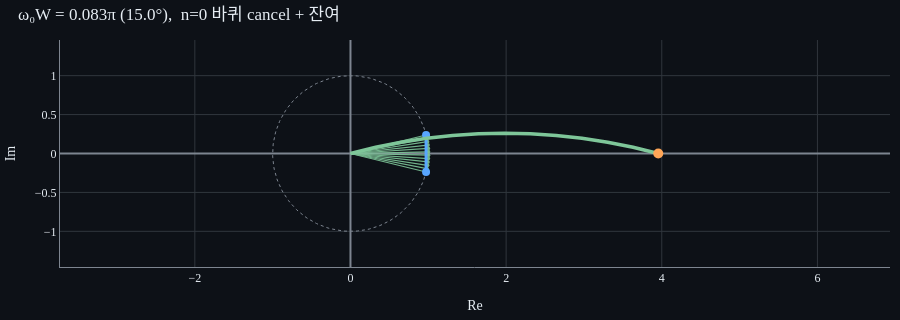
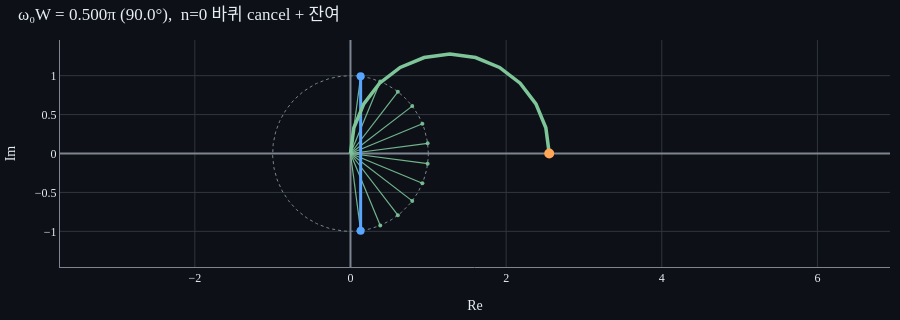
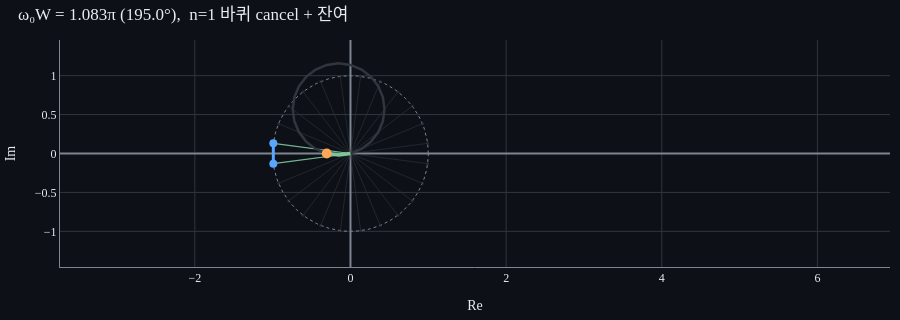
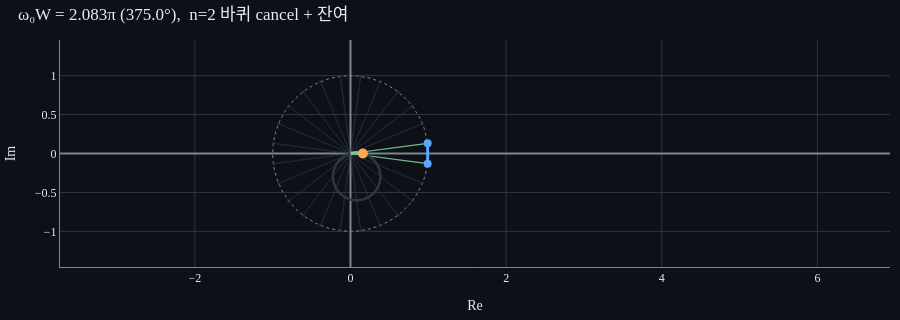

Notebook cell for these charts, in order:
### Markdown cell above
## [2] 복소평면 단면 — ω를 키우면 무엇이 바뀌나

`x(t)·e^(-jωt)`을 복소평면(Re, Im)에 그리면 호 위 점들이 된다. rect의 경우 |t|<W에서만 살아있으니, 살아있는 t 구간 [-W, +W]에서 단위벡터 `e^(-jωt_k)`들을 균등 시간 분할로 점 찍는다. 그 점들의 *벡터 합*이 X(jω) — 머리잇기로 누적한 trail 끝점.

ω가 커지면:
- 첫 점($e^{j\omega W}$)부터 끝 점($e^{-j\omega W}$)까지 **각도 차이 = 2ωW**가 커짐
- 2ωW가 2π를 넘기면 호가 한 바퀴를 넘어 다시 *되돌아오는* 구간이 생김. 그 되돌아오는 부분은 **이전 구간과 cancel**돼 결과에 기여 안 함. 잔여(못 채운 마지막) 호의 *양 끝 변위*만 X(jω)에 남음
- 균등 시간 Δt가 ω·Δt 만큼 회전하니 점들 사이 **간격이 듬성**해짐 (밀도 감소)

ω₀W = π/12, π/2, 13π/12, 25π/12 — 한 바퀴 0개, 0개, 1개, 2개를 cancel하는 케이스 비교.

### Code cell
ns_phase2 = [0, 0, 1, 2]   # 추가로 ω₀W 값 직접 명시
omega_W_vals = [(0, np.pi/12), (0, np.pi/2), (1, 13*np.pi/12), (2, 25*np.pi/12)]
ARROWS_PER_PERIOD = 24
X_MIN_P2, X_MAX_P2, Y_LIM_P2 = -1.3, 4.5, 1.3

for n, theta in omega_W_vals:
    omega = theta / W
    # 한 주기당 ARROWS_PER_PERIOD개; n주기 + 잔여
    n_total = max(ARROWS_PER_PERIOD * n + ARROWS_PER_PERIOD // 12, 12)
    dt = 2 * W / n_total
    t_k = -W + np.arange(n_total) * dt + dt / 2
    unit_vecs = np.exp(-1j * omega * t_k)

    # 한 주기 cancel되는 부분의 단위벡터 수
    if omega > 1e-9:
        one_period_arrows = 2 * np.pi / (omega * dt)
        boundary = int(round(n * one_period_arrows))
    else:
        boundary = 0

    label = (f'ω₀W = {theta/np.pi:.3f}π ({np.degrees(theta):.1f}°),  '
             f'n={n} 바퀴 cancel + 잔여')
    panel = PartitionedAccumulationPlot()
    panel.show_partition(unit_vecs, dt, boundary=boundary, label=label,
                         x_range=(X_MIN_P2, X_MAX_P2),
                         y_range=(-Y_LIM_P2, Y_LIM_P2))
    panel.figure.show()

### Figure 1 — Plotly figure (JSON) as saved in the notebook; plotly's stock layout.template omitted (floating-point values rounded to 4 significant figures; data arrays with more than 128 entries replaced by an {"elided": "..."} marker saying what was removed)
{"data": [{"hoverinfo": "skip", "line": {"color": "#7d8590", "dash": "dot", "width": 1}, "mode": "lines", "showlegend": false, "type": "scatter", "x": {"elided": "200 float values"}, "y": {"elided": "200 float values"}}, {"hoverinfo": "skip", "line": {"color": "#7ec699", "width": 1.2}, "mode": "lines", "opacity": 0.9, "showlegend": false, "type": "scatter", "x": [0.0, 0.9713, NaN, 0.0, 0.9808, NaN, 0.0, 0.9884, NaN, 0.0, 0.9941, NaN, 0.0, 0.9979, NaN, 0.0, 0.9998, NaN, 0.0, 0.9998, NaN, 0.0, 0.9979, NaN, 0.0, 0.9941, NaN, 0.0, 0.9884, NaN, 0.0, 0.9808, NaN, 0.0, 0.9713, NaN], "y": [0.0, 0.2377, NaN, 0.0, 0.1951, NaN, 0.0, 0.1521, NaN, 0.0, 0.1089, NaN, 0.0, 0.0654, NaN, 0.0, 0.02181, NaN, 0.0, -0.02181, NaN, 0.0, -0.0654, NaN, 0.0, -0.1089, NaN, 0.0, -0.1521, NaN, 0.0, -0.1951, NaN, 0.0, -0.2377, NaN]}, {"hoverinfo": "skip", "marker": {"color": "#7ec699", "size": 4}, "mode": "markers", "opacity": 0.9, "showlegend": false, "type": "scatter", "x": [0.9713, 0.9808, 0.9884, 0.9941, 0.9979, 0.9998, 0.9998, 0.9979, 0.9941, 0.9884, 0.9808, 0.9713], "y": [0.2377, 0.1951, 0.1521, 0.1089, 0.0654, 0.02181, -0.02181, -0.0654, -0.1089, -0.1521, -0.1951, -0.2377]}, {"hoverinfo": "skip", "line": {"color": "#58a6ff", "width": 3}, "marker": {"color": "#58a6ff", "size": 8}, "mode": "lines+markers", "showlegend": false, "type": "scatter", "x": [0.9713, 0.9713], "y": [0.2377, -0.2377]}, {"hoverinfo": "skip", "line": {"color": "#7ec699", "width": 3.5}, "mode": "lines", "showlegend": false, "type": "scatter", "x": [0.0, 0.3238, 0.6507, 0.9802, 1.312, 1.644, 1.977, 2.311, 2.643, 2.975, 3.304, 3.631, 3.955], "y": [0.0, 0.07923, 0.1443, 0.195, 0.2313, 0.2531, 0.2603, 0.2531, 0.2313, 0.195, 0.1443, 0.07923, 8.327e-17]}, {"hoverinfo": "skip", "marker": {"color": "#ffa657", "size": 10, "symbol": "circle"}, "mode": "markers", "showlegend": false, "type": "scatter", "x": [3.955], "y": [8.327e-17]}], "layout": {"font": {"color": "#e6edf3", "family": "serif", "size": 12}, "height": 320, "margin": {"b": 10, "l": 10, "r": 10, "t": 40}, "paper_bgcolor": "#0d1117", "plot_bgcolor": "#0d1117", "showlegend": false, "title": {"font": {"color": "#e6edf3"}, "text": "ω₀W = 0.083π (15.0°),  n=0 바퀴 cancel + 잔여", "x": 0.02, "xanchor": "left"}, "xaxis": {"color": "#e6edf3", "gridcolor": "#30363d", "linecolor": "#7d8590", "range": [-1.3, 4.5], "scaleanchor": "y", "scaleratio": 1, "showgrid": true, "title": {"text": "Re"}, "zeroline": true, "zerolinecolor": "#7d8590"}, "yaxis": {"color": "#e6edf3", "gridcolor": "#30363d", "linecolor": "#7d8590", "range": [-1.3, 1.3], "showgrid": true, "title": {"text": "Im"}, "zeroline": true, "zerolinecolor": "#7d8590"}}}

### Figure 2 — Plotly figure (JSON) as saved in the notebook; plotly's stock layout.template omitted (floating-point values rounded to 4 significant figures; data arrays with more than 128 entries replaced by an {"elided": "..."} marker saying what was removed)
{"data": [{"hoverinfo": "skip", "line": {"color": "#7d8590", "dash": "dot", "width": 1}, "mode": "lines", "showlegend": false, "type": "scatter", "x": {"elided": "200 float values"}, "y": {"elided": "200 float values"}}, {"hoverinfo": "skip", "line": {"color": "#7ec699", "width": 1.2}, "mode": "lines", "opacity": 0.9, "showlegend": false, "type": "scatter", "x": [0.0, 0.1305, NaN, 0.0, 0.3827, NaN, 0.0, 0.6088, NaN, 0.0, 0.7934, NaN, 0.0, 0.9239, NaN, 0.0, 0.9914, NaN, 0.0, 0.9914, NaN, 0.0, 0.9239, NaN, 0.0, 0.7934, NaN, 0.0, 0.6088, NaN, 0.0, 0.3827, NaN, 0.0, 0.1305, NaN], "y": [0.0, 0.9914, NaN, 0.0, 0.9239, NaN, 0.0, 0.7934, NaN, 0.0, 0.6088, NaN, 0.0, 0.3827, NaN, 0.0, 0.1305, NaN, 0.0, -0.1305, NaN, 0.0, -0.3827, NaN, 0.0, -0.6088, NaN, 0.0, -0.7934, NaN, 0.0, -0.9239, NaN, 0.0, -0.9914, NaN]}, {"hoverinfo": "skip", "marker": {"color": "#7ec699", "size": 4}, "mode": "markers", "opacity": 0.9, "showlegend": false, "type": "scatter", "x": [0.1305, 0.3827, 0.6088, 0.7934, 0.9239, 0.9914, 0.9914, 0.9239, 0.7934, 0.6088, 0.3827, 0.1305], "y": [0.9914, 0.9239, 0.7934, 0.6088, 0.3827, 0.1305, -0.1305, -0.3827, -0.6088, -0.7934, -0.9239, -0.9914]}, {"hoverinfo": "skip", "line": {"color": "#58a6ff", "width": 3}, "marker": {"color": "#58a6ff", "size": 8}, "mode": "lines+markers", "showlegend": false, "type": "scatter", "x": [0.1305, 0.1305], "y": [0.9914, -0.9914]}, {"hoverinfo": "skip", "line": {"color": "#7ec699", "width": 3.5}, "mode": "lines", "showlegend": false, "type": "scatter", "x": [0.0, 0.04351, 0.1711, 0.374, 0.6384, 0.9464, 1.277, 1.607, 1.915, 2.18, 2.383, 2.51, 2.554], "y": [0.0, 0.3305, 0.6384, 0.9029, 1.106, 1.233, 1.277, 1.233, 1.106, 0.9029, 0.6384, 0.3305, 2.776e-16]}, {"hoverinfo": "skip", "marker": {"color": "#ffa657", "size": 10, "symbol": "circle"}, "mode": "markers", "showlegend": false, "type": "scatter", "x": [2.554], "y": [2.776e-16]}], "layout": {"font": {"color": "#e6edf3", "family": "serif", "size": 12}, "height": 320, "margin": {"b": 10, "l": 10, "r": 10, "t": 40}, "paper_bgcolor": "#0d1117", "plot_bgcolor": "#0d1117", "showlegend": false, "title": {"font": {"color": "#e6edf3"}, "text": "ω₀W = 0.500π (90.0°),  n=0 바퀴 cancel + 잔여", "x": 0.02, "xanchor": "left"}, "xaxis": {"color": "#e6edf3", "gridcolor": "#30363d", "linecolor": "#7d8590", "range": [-1.3, 4.5], "scaleanchor": "y", "scaleratio": 1, "showgrid": true, "title": {"text": "Re"}, "zeroline": true, "zerolinecolor": "#7d8590"}, "yaxis": {"color": "#e6edf3", "gridcolor": "#30363d", "linecolor": "#7d8590", "range": [-1.3, 1.3], "showgrid": true, "title": {"text": "Im"}, "zeroline": true, "zerolinecolor": "#7d8590"}}}

### Figure 3 — Plotly figure (JSON) as saved in the notebook; plotly's stock layout.template omitted (floating-point values rounded to 4 significant figures; data arrays with more than 128 entries replaced by an {"elided": "..."} marker saying what was removed)
{"data": [{"hoverinfo": "skip", "line": {"color": "#7d8590", "dash": "dot", "width": 1}, "mode": "lines", "showlegend": false, "type": "scatter", "x": {"elided": "200 float values"}, "y": {"elided": "200 float values"}}, {"hoverinfo": "skip", "line": {"color": "#30363d", "width": 1.0}, "mode": "lines", "opacity": 0.6, "showlegend": false, "type": "scatter", "x": [0.0, -0.9914, NaN, 0.0, -0.9914, NaN, 0.0, -0.9239, NaN, 0.0, -0.7934, NaN, 0.0, -0.6088, NaN, 0.0, -0.3827, NaN, 0.0, -0.1305, NaN, 0.0, 0.1305, NaN, 0.0, 0.3827, NaN, 0.0, 0.6088, NaN, 0.0, 0.7934, NaN, 0.0, 0.9239, NaN, 0.0, 0.9914, NaN, 0.0, 0.9914, NaN, 0.0, 0.9239, NaN, 0.0, 0.7934, NaN, 0.0, 0.6088, NaN, 0.0, 0.3827, NaN, 0.0, 0.1305, NaN, 0.0, -0.1305, NaN, 0.0, -0.3827, NaN, 0.0, -0.6088, NaN, 0.0, -0.7934, NaN, 0.0, -0.9239, NaN], "y": [0.0, -0.1305, NaN, 0.0, 0.1305, NaN, 0.0, 0.3827, NaN, 0.0, 0.6088, NaN, 0.0, 0.7934, NaN, 0.0, 0.9239, NaN, 0.0, 0.9914, NaN, 0.0, 0.9914, NaN, 0.0, 0.9239, NaN, 0.0, 0.7934, NaN, 0.0, 0.6088, NaN, 0.0, 0.3827, NaN, 0.0, 0.1305, NaN, 0.0, -0.1305, NaN, 0.0, -0.3827, NaN, 0.0, -0.6088, NaN, 0.0, -0.7934, NaN, 0.0, -0.9239, NaN, 0.0, -0.9914, NaN, 0.0, -0.9914, NaN, 0.0, -0.9239, NaN, 0.0, -0.7934, NaN, 0.0, -0.6088, NaN, 0.0, -0.3827, NaN]}, {"hoverinfo": "skip", "marker": {"color": "#30363d", "size": 3}, "mode": "markers", "opacity": 0.6, "showlegend": false, "type": "scatter", "x": [-0.9914, -0.9914, -0.9239, -0.7934, -0.6088, -0.3827, -0.1305, 0.1305, 0.3827, 0.6088, 0.7934, 0.9239, 0.9914, 0.9914, 0.9239, 0.7934, 0.6088, 0.3827, 0.1305, -0.1305, -0.3827, -0.6088, -0.7934, -0.9239], "y": [-0.1305, 0.1305, 0.3827, 0.6088, 0.7934, 0.9239, 0.9914, 0.9914, 0.9239, 0.7934, 0.6088, 0.3827, 0.1305, -0.1305, -0.3827, -0.6088, -0.7934, -0.9239, -0.9914, -0.9914, -0.9239, -0.7934, -0.6088, -0.3827]}, {"hoverinfo": "skip", "line": {"color": "#7ec699", "width": 1.2}, "mode": "lines", "opacity": 0.9, "showlegend": false, "type": "scatter", "x": [0.0, -0.9914, NaN, 0.0, -0.9914, NaN], "y": [0.0, -0.1305, NaN, 0.0, 0.1305, NaN]}, {"hoverinfo": "skip", "marker": {"color": "#7ec699", "size": 4}, "mode": "markers", "opacity": 0.9, "showlegend": false, "type": "scatter", "x": [-0.9914, -0.9914], "y": [-0.1305, 0.1305]}, {"hoverinfo": "skip", "line": {"color": "#58a6ff", "width": 3}, "marker": {"color": "#58a6ff", "size": 8}, "mode": "lines+markers", "showlegend": false, "type": "scatter", "x": [-0.9914, -0.9914], "y": [-0.1305, 0.1305]}, {"hoverinfo": "skip", "line": {"color": "#30363d", "width": 2.5}, "mode": "lines", "showlegend": false, "type": "scatter", "x": [0.0, -0.1525, -0.3051, -0.4472, -0.5692, -0.6629, -0.7218, -0.7419, -0.7218, -0.6629, -0.5692, -0.4472, -0.3051, -0.1525, 0.0, 0.1421, 0.2642, 0.3578, 0.4167, 0.4368, 0.4167, 0.3578, 0.2642, 0.1421, -2.498e-16], "y": [0.0, -0.02008, -9.714e-17, 0.05887, 0.1525, 0.2746, 0.4167, 0.5692, 0.7218, 0.8639, 0.986, 1.08, 1.138, 1.159, 1.138, 1.08, 0.986, 0.8639, 0.7218, 0.5692, 0.4167, 0.2746, 0.1525, 0.05887, -1.943e-16]}, {"hoverinfo": "skip", "line": {"color": "#7ec699", "width": 3.5}, "mode": "lines", "showlegend": false, "type": "scatter", "x": [-2.498e-16, -0.1525, -0.3051], "y": [-1.943e-16, -0.02008, -9.714e-17]}, {"hoverinfo": "skip", "marker": {"color": "#ffa657", "size": 10, "symbol": "circle"}, "mode": "markers", "showlegend": false, "type": "scatter", "x": [-0.3051], "y": [-9.714e-17]}], "layout": {"font": {"color": "#e6edf3", "family": "serif", "size": 12}, "height": 320, "margin": {"b": 10, "l": 10, "r": 10, "t": 40}, "paper_bgcolor": "#0d1117", "plot_bgcolor": "#0d1117", "showlegend": false, "title": {"font": {"color": "#e6edf3"}, "text": "ω₀W = 1.083π (195.0°),  n=1 바퀴 cancel + 잔여", "x": 0.02, "xanchor": "left"}, "xaxis": {"color": "#e6edf3", "gridcolor": "#30363d", "linecolor": "#7d8590", "range": [-1.3, 4.5], "scaleanchor": "y", "scaleratio": 1, "showgrid": true, "title": {"text": "Re"}, "zeroline": true, "zerolinecolor": "#7d8590"}, "yaxis": {"color": "#e6edf3", "gridcolor": "#30363d", "linecolor": "#7d8590", "range": [-1.3, 1.3], "showgrid": true, "title": {"text": "Im"}, "zeroline": true, "zerolinecolor": "#7d8590"}}}

### Figure 4 — Plotly figure (JSON) as saved in the notebook; plotly's stock layout.template omitted (floating-point values rounded to 4 significant figures; data arrays with more than 128 entries replaced by an {"elided": "..."} marker saying what was removed)
{"data": [{"hoverinfo": "skip", "line": {"color": "#7d8590", "dash": "dot", "width": 1}, "mode": "lines", "showlegend": false, "type": "scatter", "x": {"elided": "200 float values"}, "y": {"elided": "200 float values"}}, {"hoverinfo": "skip", "line": {"color": "#30363d", "width": 1.0}, "mode": "lines", "opacity": 0.6, "showlegend": false, "type": "scatter", "x": {"elided": "144 float values"}, "y": {"elided": "144 float values"}}, {"hoverinfo": "skip", "marker": {"color": "#30363d", "size": 3}, "mode": "markers", "opacity": 0.6, "showlegend": false, "type": "scatter", "x": [0.9914, 0.9914, 0.9239, 0.7934, 0.6088, 0.3827, 0.1305, -0.1305, -0.3827, -0.6088, -0.7934, -0.9239, -0.9914, -0.9914, -0.9239, -0.7934, -0.6088, -0.3827, -0.1305, 0.1305, 0.3827, 0.6088, 0.7934, 0.9239, 0.9914, 0.9914, 0.9239, 0.7934, 0.6088, 0.3827, 0.1305, -0.1305, -0.3827, -0.6088, -0.7934, -0.9239, -0.9914, -0.9914, -0.9239, -0.7934, -0.6088, -0.3827, -0.1305, 0.1305, 0.3827, 0.6088, 0.7934, 0.9239], "y": [0.1305, -0.1305, -0.3827, -0.6088, -0.7934, -0.9239, -0.9914, -0.9914, -0.9239, -0.7934, -0.6088, -0.3827, -0.1305, 0.1305, 0.3827, 0.6088, 0.7934, 0.9239, 0.9914, 0.9914, 0.9239, 0.7934, 0.6088, 0.3827, 0.1305, -0.1305, -0.3827, -0.6088, -0.7934, -0.9239, -0.9914, -0.9914, -0.9239, -0.7934, -0.6088, -0.3827, -0.1305, 0.1305, 0.3827, 0.6088, 0.7934, 0.9239, 0.9914, 0.9914, 0.9239, 0.7934, 0.6088, 0.3827]}, {"hoverinfo": "skip", "line": {"color": "#7ec699", "width": 1.2}, "mode": "lines", "opacity": 0.9, "showlegend": false, "type": "scatter", "x": [0.0, 0.9914, NaN, 0.0, 0.9914, NaN], "y": [0.0, 0.1305, NaN, 0.0, -0.1305, NaN]}, {"hoverinfo": "skip", "marker": {"color": "#7ec699", "size": 4}, "mode": "markers", "opacity": 0.9, "showlegend": false, "type": "scatter", "x": [0.9914, 0.9914], "y": [0.1305, -0.1305]}, {"hoverinfo": "skip", "line": {"color": "#58a6ff", "width": 3}, "marker": {"color": "#58a6ff", "size": 8}, "mode": "lines+markers", "showlegend": false, "type": "scatter", "x": [0.9914, 0.9914], "y": [0.1305, -0.1305]}, {"hoverinfo": "skip", "line": {"color": "#30363d", "width": 2.5}, "mode": "lines", "showlegend": false, "type": "scatter", "x": [0.0, 0.07932, 0.1586, 0.2325, 0.296, 0.3447, 0.3753, 0.3858, 0.3753, 0.3447, 0.296, 0.2325, 0.1586, 0.07932, 0.0, -0.07391, -0.1374, -0.1861, -0.2167, -0.2271, -0.2167, -0.1861, -0.1374, -0.07391, -2.776e-17, 0.07932, 0.1586, 0.2325, 0.296, 0.3447, 0.3753, 0.3858, 0.3753, 0.3447, 0.296, 0.2325, 0.1586, 0.07932, -2.22e-16, -0.07391, -0.1374, -0.1861, -0.2167, -0.2271, -0.2167, -0.1861, -0.1374, -0.07391, 1.11e-16], "y": [0.0, 0.01044, 3.123e-17, -0.03061, -0.07932, -0.1428, -0.2167, -0.296, -0.3753, -0.4492, -0.5127, -0.5614, -0.592, -0.6025, -0.592, -0.5614, -0.5127, -0.4492, -0.3753, -0.296, -0.2167, -0.1428, -0.07932, -0.03061, -1.041e-17, 0.01044, 6.939e-18, -0.03061, -0.07932, -0.1428, -0.2167, -0.296, -0.3753, -0.4492, -0.5127, -0.5614, -0.592, -0.6025, -0.592, -0.5614, -0.5127, -0.4492, -0.3753, -0.296, -0.2167, -0.1428, -0.07932, -0.03061, 1.561e-16]}, {"hoverinfo": "skip", "line": {"color": "#7ec699", "width": 3.5}, "mode": "lines", "showlegend": false, "type": "scatter", "x": [1.11e-16, 0.07932, 0.1586], "y": [1.561e-16, 0.01044, 1.249e-16]}, {"hoverinfo": "skip", "marker": {"color": "#ffa657", "size": 10, "symbol": "circle"}, "mode": "markers", "showlegend": false, "type": "scatter", "x": [0.1586], "y": [1.249e-16]}], "layout": {"font": {"color": "#e6edf3", "family": "serif", "size": 12}, "height": 320, "margin": {"b": 10, "l": 10, "r": 10, "t": 40}, "paper_bgcolor": "#0d1117", "plot_bgcolor": "#0d1117", "showlegend": false, "title": {"font": {"color": "#e6edf3"}, "text": "ω₀W = 2.083π (375.0°),  n=2 바퀴 cancel + 잔여", "x": 0.02, "xanchor": "left"}, "xaxis": {"color": "#e6edf3", "gridcolor": "#30363d", "linecolor": "#7d8590", "range": [-1.3, 4.5], "scaleanchor": "y", "scaleratio": 1, "showgrid": true, "title": {"text": "Re"}, "zeroline": true, "zerolinecolor": "#7d8590"}, "yaxis": {"color": "#e6edf3", "gridcolor": "#30363d", "linecolor": "#7d8590", "range": [-1.3, 1.3], "showgrid": true, "title": {"text": "Im"}, "zeroline": true, "zerolinecolor": "#7d8590"}}}
